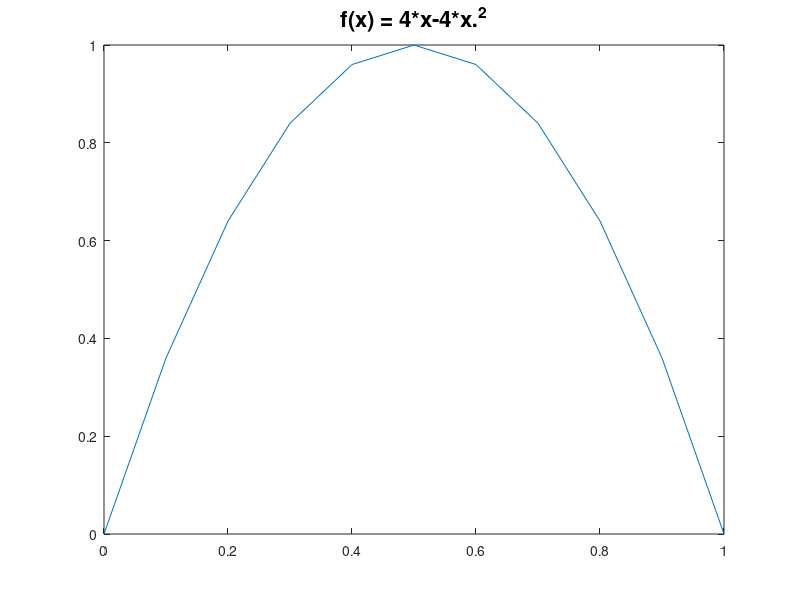
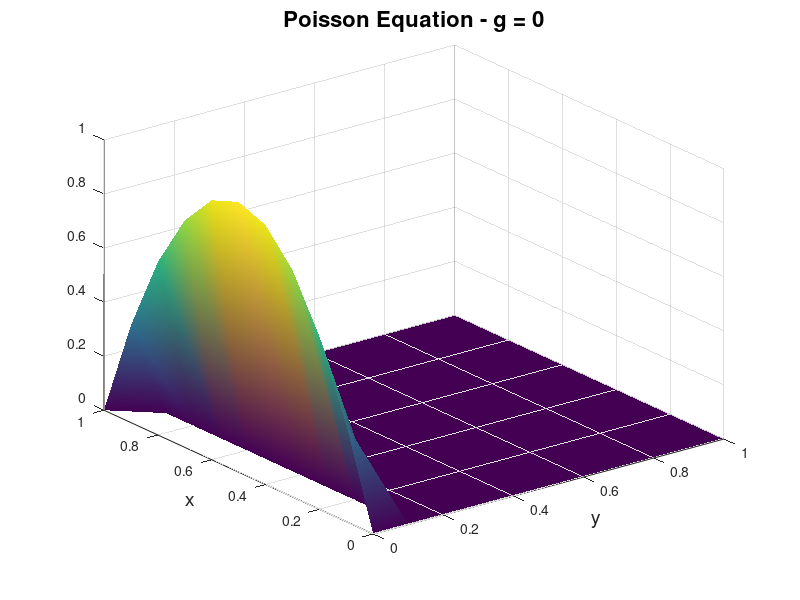

Recreate these plots in MATLAB, in order. (Note: this script raises an error after producing the figures.)
Lx=1;
Ly=1;
N=10;
h=Lx/N;
M=floor(Ly/Lx*N);
niter=20;
eps=1e-6;

x=[0:h:Lx]';
y=[0:h:Ly];
f1x='4*x-4*x.^2';
%f1x='0'
f2x='0';
g1x='0';
g2x='0';
gxy='0';
%gxy='-20*exp(-((0.5-x)/0.2).^2)*exp(-((0.5-y)/0.1).^2)';
f1=inline(f1x,'x');
f2=inline(f2x,'x');
g1=inline(g1x,'y');
g2=inline(g2x,'y');
gf=inline(gxy,'x','y');

n=length(x);
m=length(y);
u=zeros(n,m);
u(2:n-1,1)=f1(x(2:n-1));
u(2:n-1,m)=f2(x(2:n-1));
u(1,1:m)=g1(y);
u(n,1:m)=g2(y);
for i=1:n
    for j=1:m
        g(i,j) = gf(x(i),y(j));
    end
end
figure(1)
plot(x,f1(x));
a=title(['f(x) = ' f1x]);
set(a,'FontSize',16);

figure(5)
surf(y,x,u);
shading interp;
a=ylabel('x');
set(a,'Fontsize',14);
a=xlabel('y');
set(a,'Fontsize',14);
a=title(['Poisson Equation - g = ' gxy]);
set(a,'Fontsize',16);

u_0=mean(u(1,:))+mean(u(n,:))+mean(u(:,1))+mean(u(:,m));
u(2:n-1,2:m-1)=u_0*ones(n-2,m-2);
omega=4/(2+sqrt(4-(cos(pi/(n-1))+cos(pi/(m-1)))^2))
for k=1:niter
    u_old=u;
    for i=2:n-1
        for j=2:m-1
            u(i,j)=(1-omega)*u(i,j)+omega*(u(i-1,j)+u(i+1,j)+u(i,j-1)+u(i,j+1)-h^2*g(i,j))/4;
        end
    end
    r=abs(u-u_old)/max(max(abs(u)));
    k,r
    if (max(max(r))<eps)
        break;
    end
end

figure(2)
wavei(u',x,y);
shading interp;
a=xlabel('x');
set(a,'Fontsize',14);
a=ylabel('y');
set(a,'Fontsize',14);
%a=title(['Flow in duct =']);
a=title(['Poisson Equation - g = ' gxy]);
set(a,'Fontsize',16);
colormap;

figure(3)
surf(y,x,u);
shading interp;
a=ylabel('x');
set(a,'Fontsize',14);
a=xlabel('y');
set(a,'Fontsize',14);
a=title(['Poisson Equation - g = ' gxy]);
set(a,'Fontsize',16);

figure(4)
mesh(y,x,u);
a=ylabel('x');
set(a,'Fontsize',14);
a=xlabel('y');
set(a,'Fontsize',14);
%a=title(['Forward Euler - r =' num2str(r)]);
a=title(['Poisson Equation - g = ' gxy]);
set(a,'Fontsize',16);
